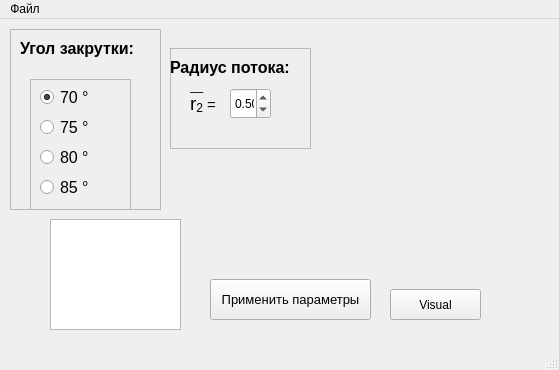
<?xml version="1.0" encoding="UTF-8"?>
<ui version="4.0">
 <class>MainWindow</class>
 <widget class="QMainWindow" name="MainWindow">
  <property name="geometry">
   <rect>
    <x>0</x>
    <y>0</y>
    <width>559</width>
    <height>370</height>
   </rect>
  </property>
  <property name="windowTitle">
   <string>MainWindow</string>
  </property>
  <widget class="QWidget" name="centralwidget">
   <widget class="QPushButton" name="btn1">
    <property name="geometry">
     <rect>
      <x>210</x>
      <y>260</y>
      <width>161</width>
      <height>41</height>
     </rect>
    </property>
    <property name="sizePolicy">
     <sizepolicy hsizetype="Fixed" vsizetype="Fixed">
      <horstretch>0</horstretch>
      <verstretch>0</verstretch>
     </sizepolicy>
    </property>
    <property name="font">
     <font>
      <pointsize>10</pointsize>
     </font>
    </property>
    <property name="autoFillBackground">
     <bool>false</bool>
    </property>
    <property name="text">
     <string>Применить параметры</string>
    </property>
   </widget>
   <widget class="QFrame" name="frame_2">
    <property name="geometry">
     <rect>
      <x>10</x>
      <y>10</y>
      <width>151</width>
      <height>181</height>
     </rect>
    </property>
    <property name="frameShape">
     <enum>QFrame::StyledPanel</enum>
    </property>
    <property name="frameShadow">
     <enum>QFrame::Raised</enum>
    </property>
    <widget class="QLabel" name="label_7">
     <property name="geometry">
      <rect>
       <x>10</x>
       <y>10</y>
       <width>131</width>
       <height>20</height>
      </rect>
     </property>
     <property name="frameShape">
      <enum>QFrame::NoFrame</enum>
     </property>
     <property name="text">
      <string>&lt;html&gt;&lt;head/&gt;&lt;body&gt;&lt;p&gt;&lt;span style=&quot; font-size:12pt; font-weight:600;&quot;&gt;Угол закрутки:&lt;/span&gt;&lt;/p&gt;&lt;/body&gt;&lt;/html&gt;</string>
     </property>
    </widget>
    <widget class="QFrame" name="frame_5">
     <property name="geometry">
      <rect>
       <x>20</x>
       <y>50</y>
       <width>101</width>
       <height>131</height>
      </rect>
     </property>
     <property name="frameShape">
      <enum>QFrame::StyledPanel</enum>
     </property>
     <property name="frameShadow">
      <enum>QFrame::Sunken</enum>
     </property>
     <property name="lineWidth">
      <number>1</number>
     </property>
     <widget class="QRadioButton" name="radioButton_1">
      <property name="geometry">
       <rect>
        <x>10</x>
        <y>10</y>
        <width>51</width>
        <height>17</height>
       </rect>
      </property>
      <property name="font">
       <font>
        <pointsize>12</pointsize>
       </font>
      </property>
      <property name="text">
       <string>70 °</string>
      </property>
      <property name="checked">
       <bool>true</bool>
      </property>
     </widget>
     <widget class="QRadioButton" name="radioButton_2">
      <property name="geometry">
       <rect>
        <x>10</x>
        <y>40</y>
        <width>51</width>
        <height>17</height>
       </rect>
      </property>
      <property name="font">
       <font>
        <pointsize>12</pointsize>
       </font>
      </property>
      <property name="text">
       <string>75 °</string>
      </property>
     </widget>
     <widget class="QRadioButton" name="radioButton_3">
      <property name="geometry">
       <rect>
        <x>10</x>
        <y>70</y>
        <width>51</width>
        <height>17</height>
       </rect>
      </property>
      <property name="font">
       <font>
        <pointsize>12</pointsize>
       </font>
      </property>
      <property name="text">
       <string>80 °</string>
      </property>
     </widget>
     <widget class="QRadioButton" name="radioButton_4">
      <property name="geometry">
       <rect>
        <x>10</x>
        <y>100</y>
        <width>51</width>
        <height>17</height>
       </rect>
      </property>
      <property name="font">
       <font>
        <pointsize>12</pointsize>
       </font>
      </property>
      <property name="text">
       <string>85 °</string>
      </property>
     </widget>
    </widget>
   </widget>
   <widget class="QFrame" name="frame_3">
    <property name="geometry">
     <rect>
      <x>170</x>
      <y>29</y>
      <width>141</width>
      <height>101</height>
     </rect>
    </property>
    <property name="frameShape">
     <enum>QFrame::StyledPanel</enum>
    </property>
    <property name="frameShadow">
     <enum>QFrame::Raised</enum>
    </property>
    <widget class="QDoubleSpinBox" name="dblSpinBox_1">
     <property name="geometry">
      <rect>
       <x>60</x>
       <y>40</y>
       <width>41</width>
       <height>31</height>
      </rect>
     </property>
     <property name="wrapping">
      <bool>true</bool>
     </property>
     <property name="decimals">
      <number>2</number>
     </property>
     <property name="minimum">
      <double>0.500000000000000</double>
     </property>
     <property name="maximum">
      <double>0.800000000000000</double>
     </property>
     <property name="singleStep">
      <double>0.050000000000000</double>
     </property>
     <property name="value">
      <double>0.500000000000000</double>
     </property>
    </widget>
    <widget class="QLabel" name="lbl_27">
     <property name="geometry">
      <rect>
       <x>20</x>
       <y>40</y>
       <width>41</width>
       <height>31</height>
      </rect>
     </property>
     <property name="text">
      <string>&lt;html&gt;&lt;head/&gt;&lt;body&gt;&lt;p&gt;&lt;span style=&quot; font-size:14pt;&quot;&gt;r&lt;/span&gt;&lt;span style=&quot; font-size:14pt; vertical-align:sub;&quot;&gt;2&lt;/span&gt;&lt;span style=&quot; font-size:11pt;&quot;&gt; =&lt;/span&gt;&lt;/p&gt;&lt;/body&gt;&lt;/html&gt;</string>
     </property>
    </widget>
    <widget class="QLabel" name="label_10">
     <property name="geometry">
      <rect>
       <x>20</x>
       <y>30</y>
       <width>16</width>
       <height>16</height>
      </rect>
     </property>
     <property name="text">
      <string>__</string>
     </property>
    </widget>
    <widget class="QLabel" name="label_8">
     <property name="geometry">
      <rect>
       <x>0</x>
       <y>10</y>
       <width>131</width>
       <height>20</height>
      </rect>
     </property>
     <property name="frameShape">
      <enum>QFrame::NoFrame</enum>
     </property>
     <property name="text">
      <string>&lt;html&gt;&lt;head/&gt;&lt;body&gt;&lt;p&gt;&lt;span style=&quot; font-size:12pt; font-weight:600;&quot;&gt;Радиус потока:&lt;/span&gt;&lt;/p&gt;&lt;/body&gt;&lt;/html&gt;</string>
     </property>
    </widget>
   </widget>
   <widget class="QTextEdit" name="textEdit">
    <property name="geometry">
     <rect>
      <x>50</x>
      <y>200</y>
      <width>131</width>
      <height>111</height>
     </rect>
    </property>
   </widget>
   <widget class="QPushButton" name="btn2">
    <property name="geometry">
     <rect>
      <x>390</x>
      <y>270</y>
      <width>91</width>
      <height>31</height>
     </rect>
    </property>
    <property name="text">
     <string>Visual</string>
    </property>
   </widget>
  </widget>
  <widget class="QMenuBar" name="menubar">
   <property name="geometry">
    <rect>
     <x>0</x>
     <y>0</y>
     <width>559</width>
     <height>21</height>
    </rect>
   </property>
   <widget class="QMenu" name="menu">
    <property name="title">
     <string>Файл</string>
    </property>
    <addaction name="action"/>
    <addaction name="action_2"/>
    <addaction name="separator"/>
    <addaction name="action_3"/>
   </widget>
   <addaction name="menu"/>
  </widget>
  <widget class="QStatusBar" name="statusbar"/>
  <action name="action">
   <property name="text">
    <string>Сохранить результат</string>
   </property>
   <property name="shortcut">
    <string>Ctrl+S</string>
   </property>
  </action>
  <action name="action_2">
   <property name="text">
    <string>Загрузить результат</string>
   </property>
  </action>
  <action name="action_3">
   <property name="text">
    <string>Выход</string>
   </property>
  </action>
 </widget>
 <resources/>
 <connections/>
</ui>
